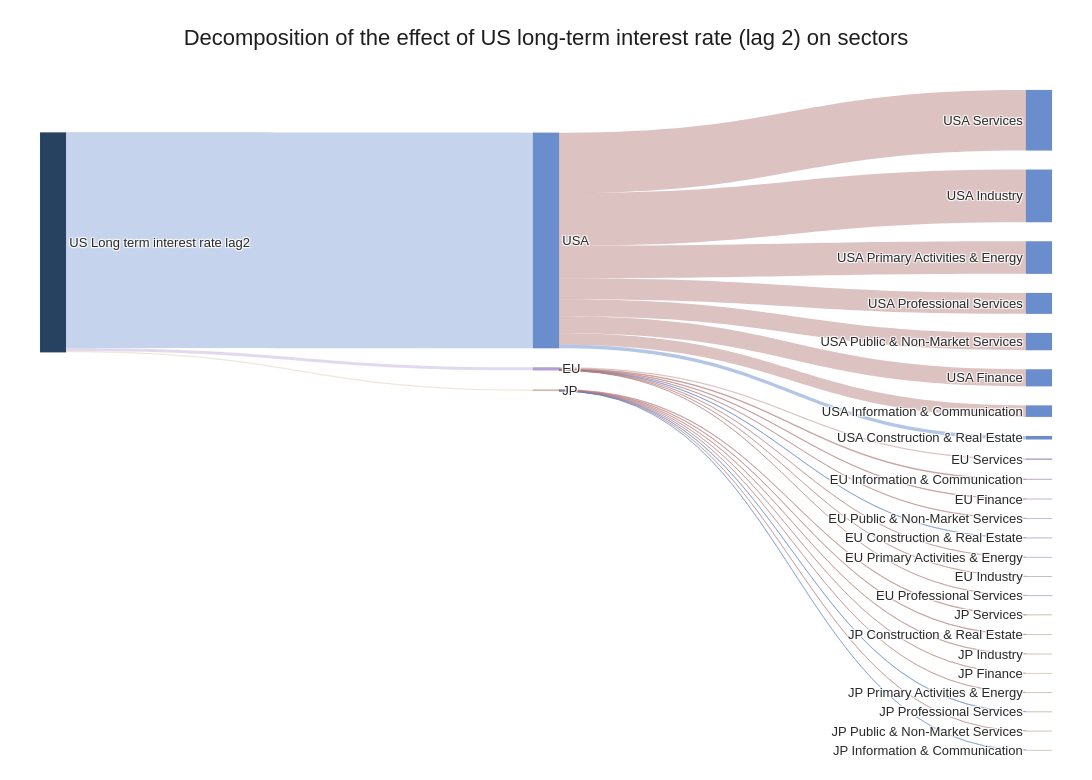

Write notebook code for a chart like this one.
### Code cell
sankey_macro_region_sector_beautiful(
    B=B,
    macro="US_Long_term_interest_rate_lag2",
    top_n=24,
    title="Decomposition of the effect of US long-term interest rate (lag 2) on sectors"
)

### Figure 1 — Plotly figure (JSON) as saved in the notebook; plotly's stock layout.template omitted (floating-point values rounded to 4 significant figures)
{"data": [{"arrangement": "snap", "link": {"color": ["rgba(90, 130, 200, 0.35)", "rgba(170, 150, 210, 0.35)", "rgba(210, 185, 150, 0.35)", "rgba(180, 120, 120, 0.45)", "rgba(180, 120, 120, 0.45)", "rgba(180, 120, 120, 0.45)", "rgba(180, 120, 120, 0.45)", "rgba(180, 120, 120, 0.45)", "rgba(180, 120, 120, 0.45)", "rgba(180, 120, 120, 0.45)", "rgba(90, 130, 200, 0.45)", "rgba(180, 120, 120, 0.45)", "rgba(180, 120, 120, 0.45)", "rgba(180, 120, 120, 0.45)", "rgba(180, 120, 120, 0.45)", "rgba(180, 120, 120, 0.45)", "rgba(180, 120, 120, 0.45)", "rgba(180, 120, 120, 0.45)", "rgba(90, 130, 200, 0.45)", "rgba(180, 120, 120, 0.45)", "rgba(180, 120, 120, 0.45)", "rgba(180, 120, 120, 0.45)", "rgba(90, 130, 200, 0.45)", "rgba(180, 120, 120, 0.45)", "rgba(180, 120, 120, 0.45)", "rgba(90, 130, 200, 0.45)", "rgba(180, 120, 120, 0.45)"], "customdata": [["USA", null, 1.685], ["EU", null, 0.0234], ["JP", null, 0.0116], ["USA", -0.4727, 0.4727], ["USA", -0.4108, 0.4108], ["USA", -0.2543, 0.2543], ["USA", -0.1632, 0.1632], ["USA", -0.1343, 0.1343], ["USA", -0.1329, 0.1329], ["USA", -0.0895, 0.0895], ["USA", 0.0267, 0.0267], ["EU", -0.0096, 0.0096], ["EU", -0.0055, 0.0055], ["JP", -0.0042, 0.0042], ["EU", -0.0033, 0.0033], ["JP", -0.0028, 0.0028], ["JP", -0.0022, 0.0022], ["EU", -0.002, 0.002], ["EU", 0.0015, 0.0015], ["EU", -0.0012, 0.0012], ["JP", -0.0008, 0.0008], ["JP", -0.0007, 0.0007], ["JP", 0.0006, 0.0006], ["EU", -0.0004, 0.0004], ["JP", -0.0002, 0.0002], ["JP", 0.0001, 0.0001], ["EU", 0, 0]], "hovertemplate": "Source: %{source.label}<br>Target: %{target.label}<br>Signed effect: %{customdata[1]}<br>Absolute contribution: %{customdata[2]}<extra></extra>", "source": [0, 0, 0, 1, 1, 1, 1, 1, 1, 1, 1, 2, 2, 3, 2, 3, 3, 2, 2, 2, 3, 3, 3, 2, 3, 3, 2], "target": [1, 2, 3, 4, 5, 6, 7, 8, 9, 10, 11, 12, 13, 14, 15, 16, 17, 18, 19, 20, 21, 22, 23, 24, 25, 26, 27], "value": [1.685, 0.02341, 0.01156, 0.4727, 0.4108, 0.2543, 0.1632, 0.1343, 0.1329, 0.08954, 0.02672, 0.009597, 0.005461, 0.004225, 0.003312, 0.002757, 0.002201, 0.00196, 0.001456, 0.001156, 0.0007662, 0.0006897, 0.0005864, 0.0004494, 0.0002367, 9.711e-05, 1.601e-05]}, "node": {"color": ["rgba(28, 56, 89, 0.95)", "rgba(90, 130, 200, 0.90)", "rgba(170, 150, 210, 0.90)", "rgba(210, 185, 150, 0.90)", "rgba(90, 130, 200, 0.90)", "rgba(90, 130, 200, 0.90)", "rgba(90, 130, 200, 0.90)", "rgba(90, 130, 200, 0.90)", "rgba(90, 130, 200, 0.90)", "rgba(90, 130, 200, 0.90)", "rgba(90, 130, 200, 0.90)", "rgba(90, 130, 200, 0.90)", "rgba(170, 150, 210, 0.90)", "rgba(170, 150, 210, 0.90)", "rgba(210, 185, 150, 0.90)", "rgba(170, 150, 210, 0.90)", "rgba(210, 185, 150, 0.90)", "rgba(210, 185, 150, 0.90)", "rgba(170, 150, 210, 0.90)", "rgba(170, 150, 210, 0.90)", "rgba(170, 150, 210, 0.90)", "rgba(210, 185, 150, 0.90)", "rgba(210, 185, 150, 0.90)", "rgba(210, 185, 150, 0.90)", "rgba(170, 150, 210, 0.90)", "rgba(210, 185, 150, 0.90)", "rgba(210, 185, 150, 0.90)", "rgba(170, 150, 210, 0.90)"], "hovertemplate": "%{label}<extra></extra>", "label": ["US Long term interest rate lag2", "USA", "EU", "JP", "USA Services", "USA Industry", "USA Primary Activities & Energy", "USA Professional Services", "USA Public & Non-Market Services", "USA Finance", "USA Information & Communication", "USA Construction & Real Estate", "EU Services", "EU Information & Communication", "JP Services", "EU Finance", "JP Construction & Real Estate", "JP Industry", "EU Public & Non-Market Services", "EU Construction & Real Estate", "EU Primary Activities & Energy", "JP Finance", "JP Primary Activities & Energy", "JP Professional Services", "EU Industry", "JP Public & Non-Market Services", "JP Information & Communication", "EU Professional Services"], "line": {"color": "rgba(120,120,120,0.2)", "width": 0.6}, "pad": 26, "thickness": 26}, "type": "sankey"}], "layout": {"font": {"color": "rgba(40,40,40,1)", "family": "Arial", "size": 13}, "height": 780, "margin": {"b": 30, "l": 40, "r": 40, "t": 90}, "paper_bgcolor": "white", "plot_bgcolor": "white", "title": {"font": {"color": "rgba(30,30,30,1)", "size": 22}, "text": "Decomposition of the effect of US long-term interest rate (lag 2) on sectors", "x": 0.5, "xanchor": "center"}, "width": 1300}}
